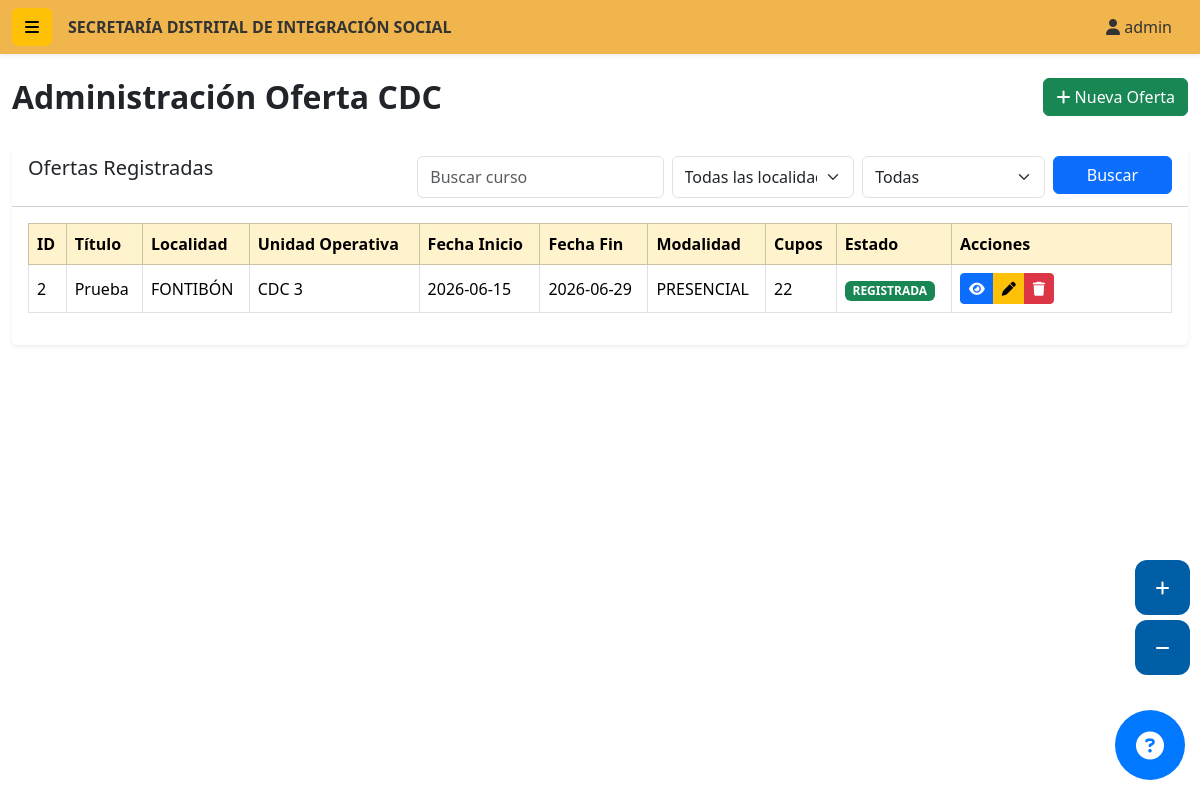
Screenshot of /admin_oferta (signed in) with the database file from the repository.
### tables this page shows
CREATE TABLE ofertas(

    id INTEGER PRIMARY KEY AUTOINCREMENT,

    titulo_curso TEXT NOT NULL,
    descripcion TEXT NOT NULL,
    tematica TEXT NOT NULL,
    entidad_oferente TEXT NOT NULL,

    localidad TEXT NOT NULL,
    unidad_operativa TEXT NOT NULL,
    espacio_fisico TEXT NOT NULL,

    fecha_inicio DATE,
    fecha_finalizacion DATE,

    horario TEXT,

    asignacion_oferta TEXT,

    numero_cupos INTEGER,

    requisitos TEXT,

    imagen_representativa TEXT,

    modalidad TEXT,

    costo TEXT,

    componente_inclusion TEXT,

    actividades TEXT,

    documentos TEXT,

    observaciones TEXT,

    fecha_creacion TIMESTAMP DEFAULT CURRENT_TIMESTAMP

);

### app.py (the view)
@app.route("/admin_oferta")
def admin_oferta():
    if "usuario" not in session:
        return redirect("/")
    conexion = get_db()
    cursor = conexion.cursor()
    cursor.execute("""

        SELECT *
        FROM ofertas
        ORDER BY id DESC

    """)
    ofertas = cursor.fetchall()
    conexion.close()
    return render_template(
        "admin_oferta.html",
        ofertas=ofertas
    )

### app.py (called while the page is built)
def get_db():
    conexion = sqlite3.connect("database.db")
    conexion.row_factory = sqlite3.Row
    return conexion

### templates/admin_oferta.html (shortened to what this page needs)
{% extends 'layout.html' %}  {% block content %}
<nav class="navbar navbar-dark barra-superior shadow-sm">
  <div class="container-fluid">
    <div class="d-flex align-items-center">
      <button
        class="btn btn-warning me-3"
        data-bs-toggle="offcanvas"
        data-bs-target="#menuLateral"
      >
        <i class="fa-solid fa-bars"></i>
      </button>
      <span class="fw-bold"> SECRETARÍA DISTRITAL DE INTEGRACIÓN SOCIAL </span>
    </div>
    <div>
      <span class="me-3">
        <i class="fa-solid fa-user"></i>
        {{ session.usuario }}
      </span>
    </div>
  </div>
</nav>
<div class="container-fluid py-4">
  <div class="row mb-4">
    <div class="col-md-6">
      <h2 class="fw-bold">Administración Oferta CDC</h2>
    </div>
    <div class="col-md-6 text-md-end">
      <a href="{{ url_for('nueva_oferta') }}" class="btn btn-success">
        <i class="fa-solid fa-plus"></i>
        Nueva Oferta
      </a>
    </div>
  </div>
  <div class="card shadow-sm border-0">
    <div class="card-header bg-white">
      <div class="row">
        <div class="col-md-4">
          <h5 class="mb-0">Ofertas Registradas</h5>
        </div>
        <div class="col-md-8">
          <form method="GET" class="row g-2">
            <div class="col-md-4">
              <input
                type="text"
                class="form-control"
                name="buscar"
                placeholder="Buscar curso"
              />
            </div>
            <div class="col-md-3">
              <select class="form-select" name="localidad">
                <option value="">Todas las localidades</option>
              </select>
            </div>
            <div class="col-md-3">
              <select class="form-select" name="modalidad">
                <option value="">Todas</option>
              </select>
            </div>
            <div class="col-md-2">
              <button class="btn btn-primary w-100">Buscar</button>
            </div>
          </form>
        </div>
      </div>
    </div>
    <div class="card-body">
      <div class="table-responsive">
        <table class="table table-hover table-bordered align-middle">
          <thead class="table-warning">
            <tr>
              <th>ID</th>
              <th>Título</th>
              <th>Localidad</th>
              <th>Unidad Operativa</th>
              <th>Fecha Inicio</th>
              <th>Fecha Fin</th>
              <th>Modalidad</th>
              <th>Cupos</th>
              <th>Estado</th>
              <th width="220">Acciones</th>
            </tr>
          </thead>
          <tbody>
            {% if ofertas %} {% for oferta in ofertas %}
            <tr>
              <td>{{ oferta['id'] }}</td>
              <td>{{ oferta['titulo_curso'] }}</td>
              <td>{{ oferta['localidad'] }}</td>
              <td>{{ oferta['unidad_operativa'] }}</td>
              <td>{{ oferta['fecha_inicio'] }}</td>
              <td>{{ oferta['fecha_finalizacion'] }}</td>
              <td>{{ oferta['modalidad'] }}</td>
              <td>{{ oferta['numero_cupos'] }}</td>
              <td>
                <span class="badge bg-success"> REGISTRADA </span>
              </td>
              <td>
                <div class="btn-group">
                  <a
                    href="{{ url_for('ver_oferta', id=oferta['id']) }}"
                    class="btn btn-primary btn-sm"
                  >
                    <i class="fa-solid fa-eye"></i>
                  </a>
                  <a
                    href="{{ url_for('editar_oferta', id=oferta['id']) }}"
                    class="btn btn-warning btn-sm"
                  >
                    <i class="fa-solid fa-pen"></i>
                  </a>
                  <a
                    href="{{ url_for('eliminar_oferta', id=oferta['id']) }}"
                    class="btn btn-danger btn-sm"
                    onclick="return confirm('¿Desea eliminar esta oferta?');"
                  >
                    <i class="fa-solid fa-trash"></i>
                  </a>
                </div>
              </td>
            </tr>
            {% endfor %} {% else %}
            <tr>
              <td colspan="10" class="text-center">
                No existen ofertas registradas
              </td>
            </tr>
            {% endif %}
          </tbody>
        </table>
      </div>
    </div>
  </div>
</div>
<div class="accesibilidad">
  <button onclick="zoomIn()">
    <i class="fa-solid fa-plus"></i>
  </button>
  <button onclick="zoomOut()">
    <i class="fa-solid fa-minus"></i>
  </button>
</div>
<button class="btn-ayuda">
  <i class="fa-solid fa-circle-question"></i>
</button>
{% endblock %}

### templates/layout.html (shortened to what this page needs)
<!doctype html>
<html lang="es">
  <head>
    <link
      href="https://cdn.jsdelivr.net/npm/bootstrap@5.3.7/dist/css/bootstrap.min.css"
      rel="stylesheet"
    />
    <link
      rel="stylesheet"
      href="https://cdnjs.cloudflare.com/ajax/libs/font-awesome/6.7.2/css/all.min.css"
    />
    <link
      rel="stylesheet"
      href="{{ url_for('static', filename='css/estilos.css') }}"
    />
  </head>
  <body>
    {% block content %} {% endblock %}
  </body>
</html>

### static/css/estilos.css (style rules this page uses)
body { font-family:'Segoe UI',sans-serif; }
.barra-superior { background:#8c0016; color:white; }
.accesibilidad { position:fixed; right:10px; bottom:120px; z-index:999; }
.accesibilidad button { width:55px; height:55px; display:block; border:none; margin-bottom:5px; background:#005ea6; color:white; border-radius:12px; }
.btn-ayuda { width:70px; height:70px; border:none; border-radius:50%; position:fixed; right:15px; bottom:20px; background:#0078ff; color:white; font-size:28px; }
.barra-superior { background:#f0b64d; color:#333; font-weight:500; }
.form-control, .form-select { height:42px; }

### rows the page displays
ofertas: id "2", titulo_curso "Prueba", localidad "FONTIBÓN", unidad_operativa "CDC 3", fecha_inicio "2026-06-15", fecha_finalizacion "2026-06-29", modalidad "PRESENCIAL", numero_cupos "22"

### other values shown
{{ session.usuario }} "admin"
